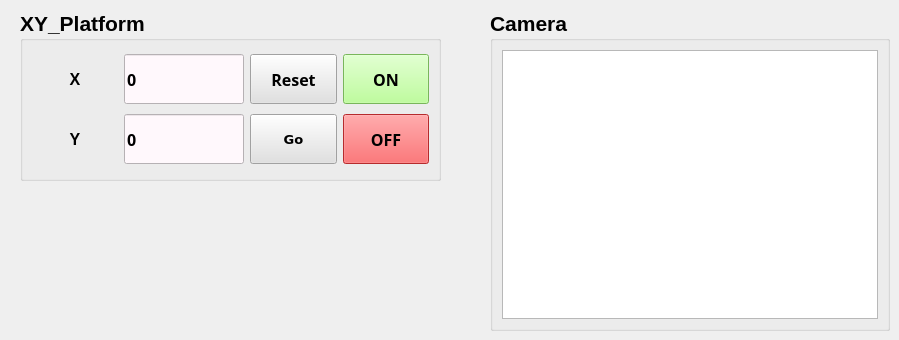
     <widget class="QWidget" name="Tab_XY_Platform">
      <attribute name="title">
       <string>XY_Platform</string>
      </attribute>
      <widget class="QGroupBox" name="groupBox_4">
       <property name="geometry">
        <rect>
         <x>20</x>
         <y>10</y>
         <width>421</width>
         <height>171</height>
        </rect>
       </property>
       <property name="font">
        <font>
         <pointsize>16</pointsize>
         <weight>75</weight>
         <bold>true</bold>
        </font>
       </property>
       <property name="title">
        <string>XY_Platform</string>
       </property>
       <layout class="QGridLayout" name="gridLayout_5">
        <item row="0" column="0">
         <widget class="QLabel" name="XYPlatform_label_title_X">
          <property name="minimumSize">
           <size>
            <width>0</width>
            <height>0</height>
           </size>
          </property>
          <property name="maximumSize">
           <size>
            <width>120</width>
            <height>50</height>
           </size>
          </property>
          <property name="font">
           <font>
            <family>Ubuntu</family>
            <pointsize>12</pointsize>
            <weight>75</weight>
            <italic>false</italic>
            <bold>true</bold>
           </font>
          </property>
          <property name="layoutDirection">
           <enum>Qt::LeftToRight</enum>
          </property>
          <property name="styleSheet">
           <string notr="true"/>
          </property>
          <property name="text">
           <string>X</string>
          </property>
          <property name="alignment">
           <set>Qt::AlignCenter</set>
          </property>
         </widget>
        </item>
        <item row="0" column="1">
         <widget class="QLineEdit" name="XYPlatform_lineEdit_X">
          <property name="minimumSize">
           <size>
            <width>0</width>
            <height>0</height>
           </size>
          </property>
          <property name="maximumSize">
           <size>
            <width>120</width>
            <height>50</height>
           </size>
          </property>
          <property name="font">
           <font>
            <family>微軟正黑體</family>
            <pointsize>12</pointsize>
            <weight>75</weight>
            <bold>true</bold>
           </font>
          </property>
          <property name="layoutDirection">
           <enum>Qt::LeftToRight</enum>
          </property>
          <property name="styleSheet">
           <string notr="true">background-color:rgb(255, 248, 252)</string>
          </property>
          <property name="text">
           <string>0</string>
          </property>
          <property name="maxLength">
           <number>4</number>
          </property>
          <property name="alignment">
           <set>Qt::AlignLeading|Qt::AlignLeft|Qt::AlignVCenter</set>
          </property>
         </widget>
        </item>
        <item row="0" column="2">
         <widget class="QPushButton" name="XYPlatform_btn_Reset">
          <property name="maximumSize">
           <size>
            <width>120</width>
            <height>50</height>
           </size>
          </property>
          <property name="font">
           <font>
            <family>微軟正黑體</family>
            <pointsize>12</pointsize>
            <weight>75</weight>
            <bold>true</bold>
           </font>
          </property>
          <property name="styleSheet">
           <string notr="true">background-color: rgb(225, 225, 225);</string>
          </property>
          <property name="text">
           <string>Reset</string>
          </property>
         </widget>
        </item>
        <item row="0" column="3">
         <widget class="QPushButton" name="XYPlatform_btn_Start">
          <property name="minimumSize">
           <size>
            <width>0</width>
            <height>0</height>
           </size>
          </property>
          <property name="maximumSize">
           <size>
            <width>120</width>
            <height>50</height>
           </size>
          </property>
          <property name="font">
           <font>
            <family>Noto Sans CJK JP DemiLight</family>
            <pointsize>12</pointsize>
            <kerning>false</kerning>
           </font>
          </property>
          <property name="styleSheet">
           <string notr="true">background-color: rgb(170, 255, 127);</string>
          </property>
          <property name="text">
           <string>ON</string>
          </property>
          <property name="iconSize">
           <size>
            <width>4</width>
            <height>0</height>
           </size>
          </property>
         </widget>
        </item>
        <item row="1" column="0">
         <widget class="QLabel" name="XYPlatform_label_title_Y">
          <property name="minimumSize">
           <size>
            <width>0</width>
            <height>0</height>
           </size>
          </property>
          <property name="maximumSize">
           <size>
            <width>120</width>
            <height>50</height>
           </size>
          </property>
          <property name="font">
           <font>
            <pointsize>12</pointsize>
            <weight>75</weight>
            <bold>true</bold>
           </font>
          </property>
          <property name="layoutDirection">
           <enum>Qt::LeftToRight</enum>
          </property>
          <property name="styleSheet">
           <string notr="true"/>
          </property>
          <property name="text">
           <string>Y</string>
          </property>
          <property name="alignment">
           <set>Qt::AlignCenter</set>
          </property>
         </widget>
        </item>
        <item row="1" column="1">
         <widget class="QLineEdit" name="XYPlatform_lineEdit_Y">
          <property name="minimumSize">
           <size>
            <width>0</width>
            <height>0</height>
           </size>
          </property>
          <property name="maximumSize">
           <size>
            <width>120</width>
            <height>50</height>
           </size>
          </property>
          <property name="font">
           <font>
            <family>微軟正黑體</family>
            <pointsize>12</pointsize>
            <weight>75</weight>
            <bold>true</bold>
           </font>
          </property>
          <property name="layoutDirection">
           <enum>Qt::LeftToRight</enum>
          </property>
          <property name="styleSheet">
           <string notr="true">background-color:rgb(255, 248, 252)</string>
          </property>
          <property name="text">
           <string>0</string>
          </property>
          <property name="maxLength">
           <number>4</number>
          </property>
          <property name="alignment">
           <set>Qt::AlignLeading|Qt::AlignLeft|Qt::AlignVCenter</set>
          </property>
         </widget>
        </item>
        <item row="1" column="2">
         <widget class="QPushButton" name="XYPlatform_btn_PosGo">
          <property name="minimumSize">
           <size>
            <width>0</width>
            <height>0</height>
           </size>
          </property>
          <property name="maximumSize">
           <size>
            <width>120</width>
            <height>50</height>
           </size>
          </property>
          <property name="font">
           <font>
            <family>Bitstream Vera Sans</family>
            <pointsize>10</pointsize>
            <weight>75</weight>
            <bold>true</bold>
           </font>
          </property>
          <property name="styleSheet">
           <string notr="true">background-color: rgb(225, 225, 225);</string>
          </property>
          <property name="text">
           <string>Go</string>
          </property>
          <property name="autoExclusive">
           <bool>true</bool>
          </property>
         </widget>
        </item>
        <item row="1" column="3">
         <widget class="QPushButton" name="XYPlatform_btn_Stop">
          <property name="minimumSize">
           <size>
            <width>0</width>
            <height>0</height>
           </size>
          </property>
          <property name="maximumSize">
           <size>
            <width>120</width>
            <height>50</height>
           </size>
          </property>
          <property name="font">
           <font>
            <family>Noto Sans CJK JP DemiLight</family>
            <pointsize>12</pointsize>
            <kerning>false</kerning>
           </font>
          </property>
          <property name="styleSheet">
           <string notr="true">background-color :rgb(255, 60, 63)</string>
          </property>
          <property name="text">
           <string>OFF</string>
          </property>
          <property name="iconSize">
           <size>
            <width>0</width>
            <height>0</height>
           </size>
          </property>
         </widget>
        </item>
       </layout>
      </widget>
      <widget class="QGroupBox" name="groupBox_5">
       <property name="geometry">
        <rect>
         <x>490</x>
         <y>10</y>
         <width>400</width>
         <height>321</height>
        </rect>
       </property>
       <property name="font">
        <font>
         <pointsize>16</pointsize>
         <weight>75</weight>
         <bold>true</bold>
        </font>
       </property>
       <property name="title">
        <string>Camera</string>
       </property>
       <layout class="QGridLayout" name="gridLayout_4">
        <item row="0" column="0">
         <widget class="QGraphicsView" name="XYPlatform_graphicsView_Camera"/>
        </item>
       </layout>
      </widget>
     </widget>
